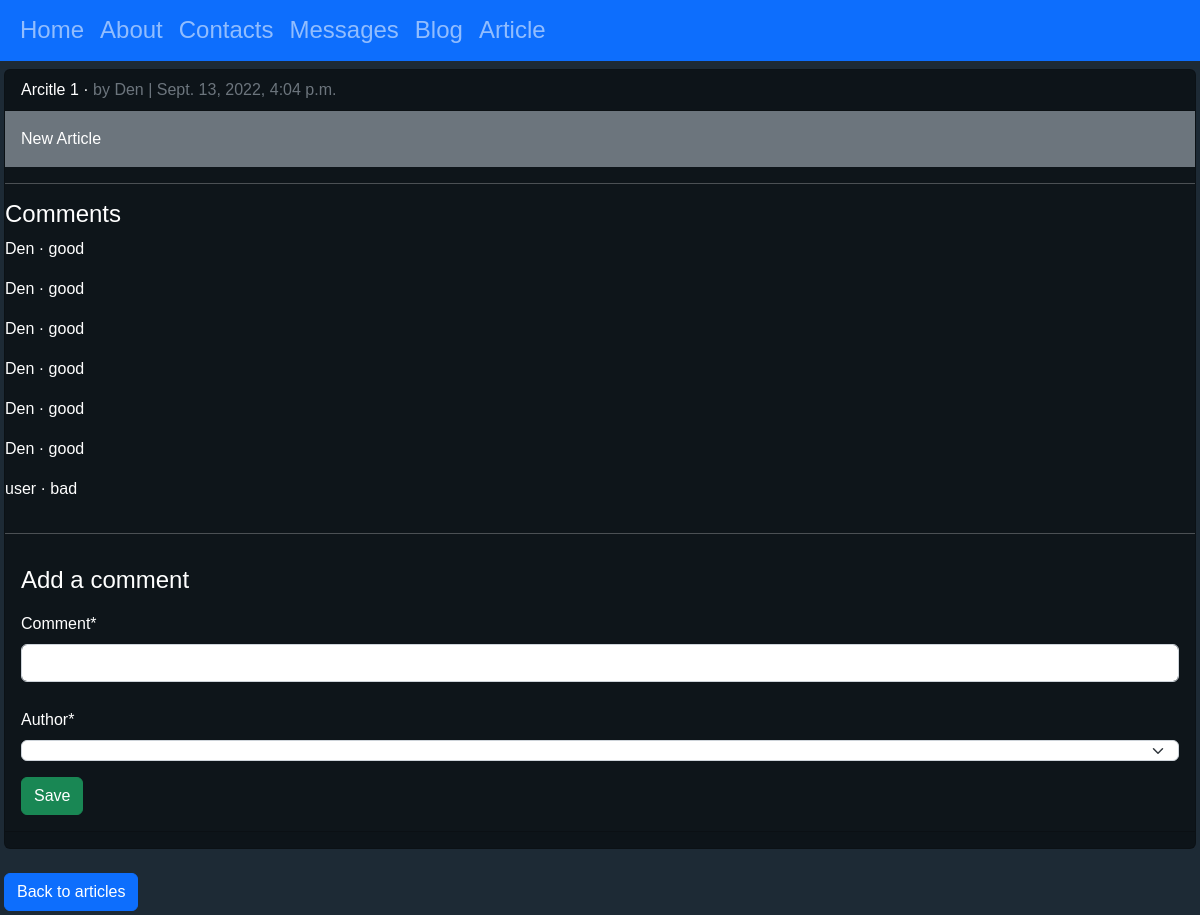
The app's page /articles/article/1/ with its own data.
### articles/models.py (models this page shows, shortened)
class Article(models.Model):
    title = models.CharField(max_length=255)
    body = models.TextField()
    date = models.DateTimeField(auto_now_add=True)
    author = models.ForeignKey("auth.User", on_delete=models.CASCADE)

class Comment(models.Model):
    article = models.ForeignKey(Article, on_delete=models.CASCADE)
    comment = models.CharField(max_length=140)
    date = models.DateTimeField(auto_now_add=True)
    author = models.ForeignKey("auth.User", on_delete=models.CASCADE)
    def __str__(self):
        return self.comment

### articles/views.py (the view, shortened to what this page needs)
# urls.py: path("article/<int:pk>/", ArticleDetailView.as_view(), name = "article_detail"),
class ArticleDetailView(View):
    def get(self, request, *args, **kwargs):
        view = CommentGet.as_view()
        return view(request, *args, **kwargs)

### articles/forms.py
class CommentForm(forms.ModelForm):
    class Meta:
        model = Comment
        fields = ("comment", "author")

### articles/views.py (called while the page is built)
    def get_context_data(self, **kwargs):
        context = super().get_context_data(**kwargs)
        context["form"] = CommentForm()
        return context

### templates/article_detail.html (shortened to what this page needs)
{% extends "base.html" %}
{% load crispy_forms_tags %}
{% block content %}
<div class="card bg-black bg-opacity-50">
    <div class="card-header">
        <span class="font-weight-bold">{{ article.title }}</span> &middot;
        <span class="text-muted">by {{ article.author }} |
            {{ article.date }}</span>
    </div>
    <div class="card-body bg-secondary">
        {{ article.body }}
    </div>
    <hr>
    <h4 class="text-white">Comments</h4>
    {% for comment in article.comment_set.all %}
    <p class="text-white">{{ comment.author }} &middot; {{ comment }}</p>
    {% endfor %}
    <hr>
    <div class="p-3">
        <h4>Add a comment</h4>
        <form action="" method="post">
            {{ form|crispy }}
            <button class="btn btn-success ml-2" type="submit">Save</button>
        </form>
    </div>
    <div class="card-footer text-center text-muted">
    </div>
</div>
<br />
<a href="{% url 'article_list' %}" class="btn btn-primary">Back to articles</a>
{% endblock content %}

### static/css/base.css (style rules this page uses)
body { background-color: #1d2a35; font-family: Verdana, Geneva, Tahoma, sans-serif; color: white; }
label { display: block; position: top; padding-top: 10px }
select { height: 21px; }
input { font-family: Verdana, Geneva, Tahoma, sans-serif; width: 20%; background-color: #a7a7a4; }

### records on screen
Article: title "Arcitle 1", author "Den", date "Sept. 13, 2022, 4:04 p.m.", body "New Article"
Comment: author "Den", comment "good"
Comment: author "Den", comment "good"
Comment: author "Den", comment "good"
Comment: author "Den", comment "good"
Comment: author "Den", comment "good"
Comment: author "Den", comment "good"
Comment: author "user", comment "bad"
